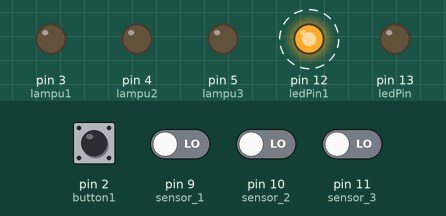
This sketch was run on a simulated Arduino Uno, built with avr-gcc and run on an emulated ATmega328P. Shown: output pins drawn as LEDs (lit = HIGH). Dashed ring = blinking. The test bench sets the inputs (shaded band); at power-on: pin 2 (button1) HIGH, pin 9 (sensor_1), pin 10 (sensor_2), pin 11 (sensor_3) LOW.

Above: at 1.2 s.
1.3 s: pin 2 (button1) pulled LOW for 0.15 s
At 1.9 s:
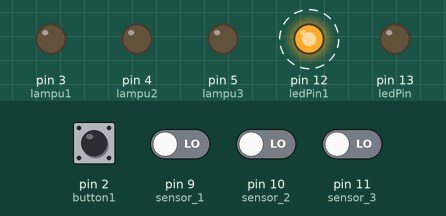
4.3 s: pin 9 (sensor_1) driven HIGH
At 5.4 s:
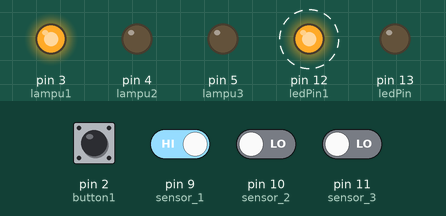
7.3 s: pin 10 (sensor_2) driven HIGH
At 9.0 s:
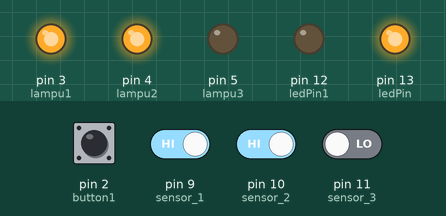
9.5 s: pin 11 (sensor_3) driven HIGH
At 10.6 s:
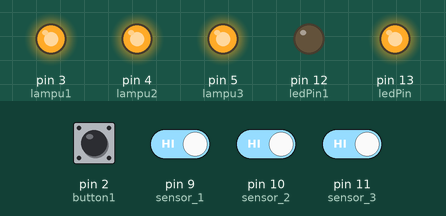
11.5 s: pin 2 (button1) pulled LOW for 1 s
At 12.8 s:
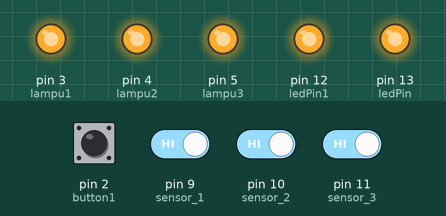
14.5 s: pin 9 (sensor_1) driven LOW
At 15.9 s:
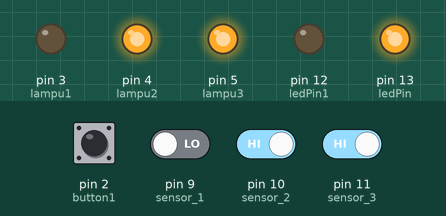
Timing chart, 0 to 17.5 s (numbered marks = the images above; inputs shaded):
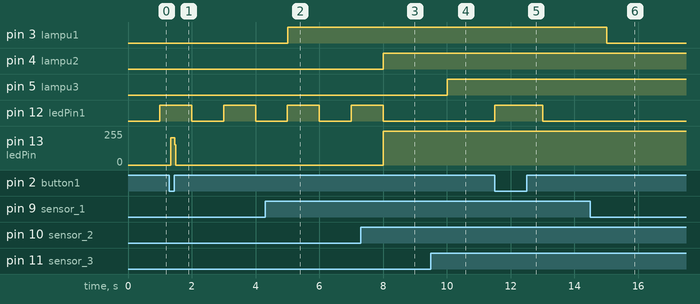

The sketch:

prototypeKamarMandi.ino
```cpp
/*
   dibuat tanggal 30-05-2021
   project otomatis kamar mandi
   IRFAN ARDIANSYAH
*/
unsigned long simpan1 = 0;
unsigned long simpan2 = 0;
unsigned long simpan3 = 0;

#define lampu1 3 //indikator sensor 1
#define lampu2 4 //indikator sensor 2
#define lampu3 5 //indikator sensor 3
#define ledPin 13 //relay
#define ledPin1 12 //lamp state
#define button1 2 //button
#define TimeBack 122

bool status1 = false;
bool status2 = false;
bool status3 = false;
bool returnValue = LOW;

#define tunda 1000

uint8_t sensor_1 = 9;
uint8_t sensor_2 = 10;
uint8_t sensor_3 = 11;

//int count1 = 1;
//int count2 = 1;
//int count3 = 1;

int ledState = LOW;
int tmr = 0;
unsigned long previousMillis = 0;
const long interval = 1000;
int flag;

void setup() {
  Serial.begin(9600);
  pinMode(ledPin, OUTPUT);
  pinMode(ledPin1, OUTPUT);
  pinMode(lampu1, OUTPUT);
  pinMode(lampu2, OUTPUT);
  pinMode(lampu3, OUTPUT);
  pinMode(button1, INPUT_PULLUP);

}

void button() {
  byte nilaiButton1 = digitalRead(button1);

  if (nilaiButton1 == LOW) {
    status1 = 0;
    status2 = 0;
    status3 = 0;
    digitalWrite(ledPin, HIGH);
    digitalWrite(ledPin1, HIGH);
  }

}


void loop() {
  button();
  cekLogic();
  if (returnValue == 1) {
    runningTime(0);
    flag = 1;
  }
  if (returnValue == 0) {
    runningTime(1);

    while (tmr >= TimeBack) {
      ledState = LOW;
      digitalWrite(ledPin1, ledState);
      flag = 0;
      break;
    }
  }
  digitalWrite(ledPin, flag);

  //    Serial.println(returnValue);
  //    Serial.println(status1);
  //    Serial.println(status2);
  //    Serial.println(status3);
}


void cekLogic() {
  int nilai_1 = digitalRead(sensor_1);
  int nilai_2 = digitalRead(sensor_2);
  int nilai_3 = digitalRead(sensor_3);

  unsigned long now1 = millis();
  if ((now1 - simpan1) > tunda) {
    simpan1 = now1;

    if (nilai_1 == 1) {
      status1 = true;
    }
    else {
      status1 = false;
    }

    digitalWrite(lampu1, status1);
  }

  unsigned long now2 = millis();
  if ((now2 - simpan2) > tunda) {
    simpan2 = now2;

    if (nilai_2 == 1) {
      status2 = true;
    }
    else {
      status2 = false;
    }

    digitalWrite(lampu2, status2);
  }

  unsigned long now3 = millis();
  if ((now3 - simpan3) > tunda) {
    simpan3 = now3;

    if (nilai_3 == 1) {
      status3 = true;
    }
    else {
      status3 = false;
    }

    digitalWrite(lampu3, status3);
  }
  logic(status1, status2, status3);
}

int logic(int status_1, int status_2, int status_3) {
  int refres;
  if (status_1 == 1 && status_2 == 1 && status_3 == 0) {    //on
    returnValue = 1;
  }
  else if (status_1 == 1 && status_2 == 0 && status_3 == 1) {   //on
    returnValue = 1;
  }
  else if (status_1 == 0 && status_2 == 1 && status_3 == 1) {   //on
    returnValue = 1;
  }
  else if (status_1 == 1 && status_2 == 1 && status_3 == 1) {   //on
    returnValue = 1;
  }
  else if (status_1 == 0 && status_2 == 0 && status_3 == 1) {    //off
    returnValue = 0;
  }
  else if (status_1 == 0 && status_2 == 1 && status_3 == 0) {    //off
    returnValue = 0;
  }
  else if (status_1 == 1 && status_2 == 0 && status_3 == 0) {    //off
    returnValue = 0;
  }
  else if (status_1 == 0 && status_2 == 0 && status_3 == 0) { //off
    returnValue = 0;
  }

}

int runningTime(bool state) {

  if (state == 1) {
    unsigned long currentMillis = millis();
    if (currentMillis - previousMillis >= interval) {

      previousMillis = currentMillis;
      tmr++;
      //Serial.println(previousMillis);
      if (ledState == LOW) {
        ledState = HIGH;
      } else {
        ledState = LOW;
      }
      digitalWrite(ledPin1, ledState);
    }
  }

  else {
    digitalWrite(ledPin1, LOW);
    previousMillis = 0;
    tmr = 0;
    //Serial.println(tmr);
  }

}
```

Measured:
- after the input at 1.3 s, pin 13 (ledPin): 0/255 → 203/255 at once, → 0/255 0.12 s later
- after the input at 4.3 s, pin 3 (lampu1): LOW → HIGH after 0.71 s
- after the input at 7.3 s, pin 4 (lampu2): LOW → HIGH after 0.71 s; pin 12 (ledPin1): goes on until 8.0 s, then stays LOW; pin 13 (ledPin): 0/255 → 255/255 after 0.71 s
- after the input at 9.5 s, pin 5 (lampu3): LOW → HIGH after 0.51 s
- after the input at 11.5 s, pin 12 (ledPin1): LOW → HIGH at once, → LOW 1.5 s later
- after the input at 14.5 s, pin 3 (lampu1): HIGH → LOW after 0.52 s
